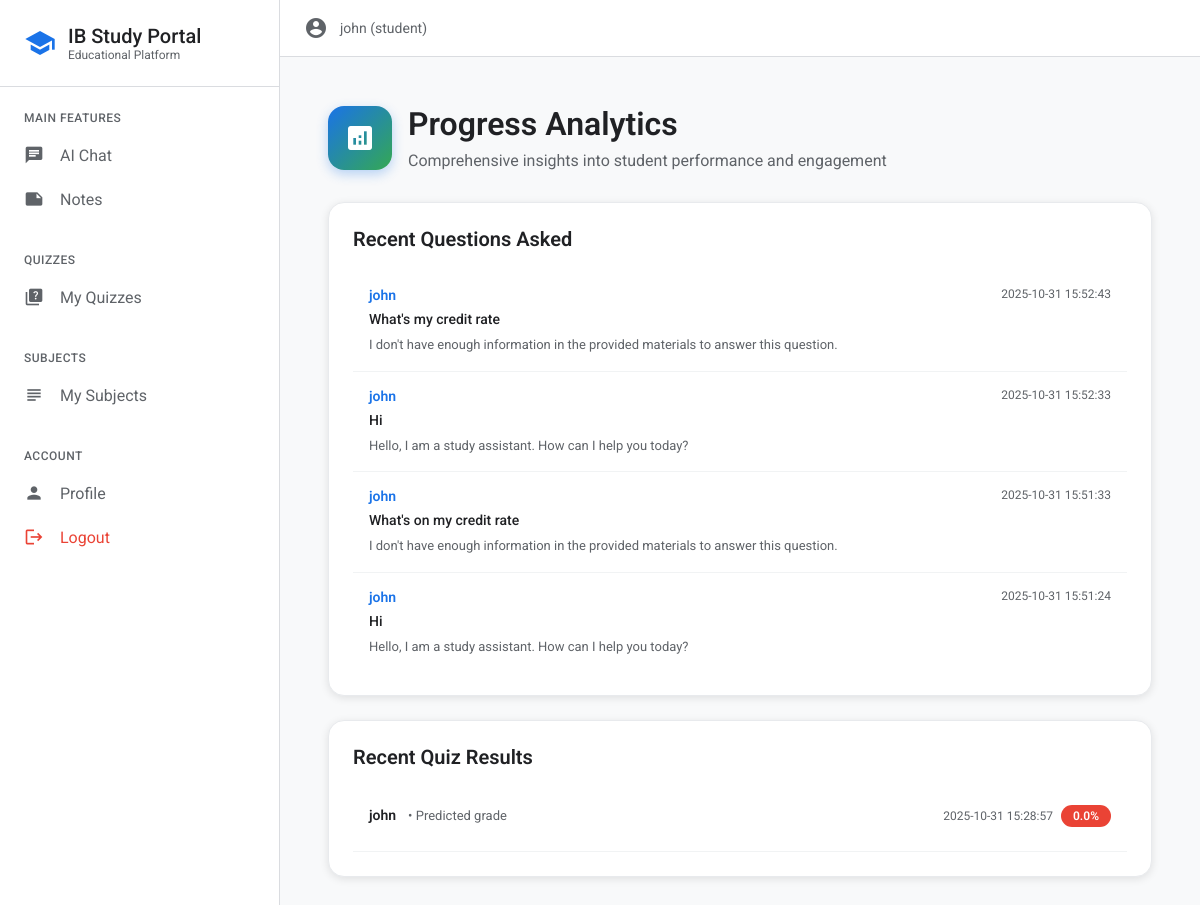
Screenshot of /progress (signed in) with the database file from the repository.
### tables this page shows
CREATE TABLE users (id INTEGER PRIMARY KEY AUTOINCREMENT,username TEXT UNIQUE NOT NULL,password_hash TEXT NOT NULL,role TEXT NOT NULL DEFAULT 'student');

CREATE TABLE qa_logs (id INTEGER PRIMARY KEY AUTOINCREMENT,user_id INTEGER,question TEXT NOT NULL,answer TEXT NOT NULL,timestamp TIMESTAMP DEFAULT CURRENT_TIMESTAMP,FOREIGN KEY (user_id) REFERENCES users (id));

CREATE TABLE quiz_results (id INTEGER PRIMARY KEY AUTOINCREMENT,user_id INTEGER,quiz_id INTEGER,score REAL NOT NULL,answers TEXT NOT NULL,time TIMESTAMP DEFAULT CURRENT_TIMESTAMP,FOREIGN KEY (user_id) REFERENCES users (id),FOREIGN KEY (quiz_id) REFERENCES quizzes (id));

CREATE TABLE quizzes (id INTEGER PRIMARY KEY AUTOINCREMENT,title TEXT NOT NULL,subject_id INTEGER,teacher_id INTEGER,questions TEXT NOT NULL,created_at TIMESTAMP DEFAULT CURRENT_TIMESTAMP, difficulty TEXT DEFAULT "medium",FOREIGN KEY (subject_id) REFERENCES subjects (id),FOREIGN KEY (teacher_id) REFERENCES users (id));

### auth.py (the view)
	def wrapper(*args,**kwargs):
		if 'user_id' not in session:
			flash('You need to login first','error')
			return redirect(url_for('login'))
		return f(*args,**kwargs)

### auth.py (called while the page is built)
def login_required(f):
	def wrapper(*args,**kwargs):
		if 'user_id' not in session:
			flash('You need to login first','error')
			return redirect(url_for('login'))
		return f(*args,**kwargs)
	wrapper.__name__=f.__name__
	return wrapper

def get_current_user():
	user_id,username,role=session.get('user_id'),session.get('username'),session.get('role')
	return {'id':user_id,'username':username,'role':role}

### db.py (called while the page is built)
def get_db_connection():return sqlite3.connect(DATABASE)

def get_qa_logs(user_id=None):
	conn=get_db_connection()
	cursor=conn.cursor()
	if user_id:
		cursor.execute('''SELECT qa.question, qa.answer, qa.timestamp, u.username FROM qa_logs qa JOIN users u ON qa.user_id = u.id WHERE qa.user_id = ? ORDER BY qa.timestamp DESC''',(user_id,))
	else:
		cursor.execute('''SELECT qa.question, qa.answer, qa.timestamp, u.username FROM qa_logs qa JOIN users u ON qa.user_id = u.id ORDER BY qa.timestamp DESC''')
	logs=[{'question':row[0],'answer':row[1],'timestamp':row[2],'username':row[3]} for row in cursor.fetchall()]
	conn.close()
	return logs

def get_quiz_results(user_id=None):
	conn=get_db_connection()
	cursor=conn.cursor()
	if user_id:
		cursor.execute('''SELECT qr.score, qr.time, qr.answers, u.username, q.title FROM quiz_results qr JOIN users u ON qr.user_id = u.id JOIN quizzes q ON qr.quiz_id = q.id WHERE qr.user_id = ? ORDER BY qr.time DESC''',(user_id,))
	else:
		cursor.execute('''SELECT qr.score, qr.time, qr.answers, u.username, q.title FROM quiz_results qr JOIN users u ON qr.user_id = u.id JOIN quizzes q ON qr.quiz_id = q.id ORDER BY qr.time DESC''')
	results=[{'score':row[0],'time':row[1],'answers':json.loads(row[2]),'username':row[3],'quiz_title':row[4]} for row in cursor.fetchall()]
	conn.close()
	return results

### templates/progress.html (shortened to what this page needs)
{% extends "base.html" %}
{% block content %}
<div style="max-width: 1400px; margin: 0 auto; padding: 24px;">
    <div style="display: flex; align-items: center; gap: 16px; margin-bottom: 32px;">
        <div style="width: 64px; height: 64px; background: linear-gradient(135deg, #1a73e8 0%, #34a853 100%); border-radius: 16px; display: flex; align-items: center; justify-content: center; box-shadow: 0 4px 12px rgba(26, 115, 232, 0.3);">
            <span class="material-icons" style="font-size: 32px; color: white;">analytics</span>
        </div>
        <div>
            <h1 style="margin: 0 0 8px 0; font-size: 32px; font-weight: 600; color: #202124;">Progress Analytics</h1>
            <p style="margin: 0; color: #5f6368; font-size: 16px;">Comprehensive insights into student performance and engagement</p>
        </div>
    </div>
    <div style="display: grid; grid-template-columns: repeat(auto-fit, minmax(600px, 1fr)); gap: 24px;">
        <div style="background: white; padding: 24px; border-radius: 16px; border: 1px solid #e8eaed; box-shadow: 0 2px 8px rgba(0,0,0,0.1);">
            <h3 style="margin: 0 0 20px 0; font-size: 20px; font-weight: 600; color: #202124;">Recent Questions Asked</h3>
            {% if qa_logs %}
            <div style="max-height: 400px; overflow-y: auto;">
                {% for log in qa_logs[:20] %}
                <div style="padding: 16px; border-bottom: 1px solid #f1f3f4; transition: background 0.2s;" onmouseover="this.style.background='#f8f9fa'" onmouseout="this.style.background='white'">
                    <div style="display: flex; justify-content: space-between; align-items: start; margin-bottom: 8px;">
                        <span style="font-weight: 600; color: #1a73e8; font-size: 14px;">{{ log.username }}</span>
                        <span style="color: #5f6368; font-size: 12px;">{{ log.timestamp }}</span>
                    </div>
                    <p style="margin: 0 0 8px 0; color: #202124; font-size: 14px; font-weight: 500;">{{ log.question }}</p>
                    <p style="margin: 0; color: #5f6368; font-size: 13px; line-height: 1.5;">{{ log.answer[:150] }}{% if log.answer|length > 150 %}...{% endif %}</p>
                </div>
                {% endfor %}
            </div>
            {% else %}
            <div style="text-align: center; padding: 48px;">
                <span class="material-icons" style="font-size: 48px; color: #dadce0;">question_answer</span>
                <p style="margin: 16px 0 0 0; color: #5f6368;">No questions asked yet</p>
            </div>
            {% endif %}
        </div>
        <div style="background: white; padding: 24px; border-radius: 16px; border: 1px solid #e8eaed; box-shadow: 0 2px 8px rgba(0,0,0,0.1);">
            <h3 style="margin: 0 0 20px 0; font-size: 20px; font-weight: 600; color: #202124;">Recent Quiz Results</h3>
            {% if quiz_results %}
            <div style="max-height: 400px; overflow-y: auto;">
                {% for result in quiz_results[:20] %}
                <div style="padding: 16px; border-bottom: 1px solid #f1f3f4; transition: background 0.2s;" onmouseover="this.style.background='#f8f9fa'" onmouseout="this.style.background='white'">
                    <div style="display: flex; justify-content: space-between; align-items: start; margin-bottom: 8px;">
                        <div>
                            <span style="font-weight: 600; color: #202124; font-size: 14px;">{{ result.username }}</span>
                            <span style="color: #5f6368; font-size: 13px; margin-left: 8px;">• {{ result.quiz_title }}</span>
                        </div>
                        <div style="display: flex; align-items: center; gap: 8px;">
                            <span style="color: #5f6368; font-size: 12px;">{{ result.time }}</span>
                            <span style="background: {% if result.score >= 80 %}#34a853{% elif result.score >= 60 %}#fbbc04{% else %}#ea4335{% endif %}; color: white; padding: 4px 12px; border-radius: 12px; font-size: 12px; font-weight: 600;">{{ result.score }}%</span>
                        </div>
                    </div>
                </div>
                {% endfor %}
            </div>
            {% else %}
            <div style="text-align: center; padding: 48px;">
                <span class="material-icons" style="font-size: 48px; color: #dadce0;">quiz</span>
                <p style="margin: 16px 0 0 0; color: #5f6368;">No quiz results yet</p>
            </div>
            {% endif %}
        </div>
    </div>
</div>
{% endblock %}

### templates/base.html (shortened to what this page needs)
<!DOCTYPE html>
<html lang="en">
<head>
</head>
<body>
    <div class="app-layout">
        <nav class="sidebar" id="sidebar">
            <div class="sidebar-header">
                <span class="material-icons" style="color: #1a73e8; font-size: 32px;">school</span>
                <div>
                    <h1 style="margin: 0; font-size: 20px; font-weight: 500; color: #202124;">IB Study Portal</h1>
                    <p style="margin: 0; font-size: 12px; color: #5f6368;">Educational Platform</p>
                </div>
            </div>
            <div class="sidebar-nav">
                {% if session.user_id %}
                    {% if session.role != 'admin' %}
                    <div class="nav-section">
                        <div class="nav-section-title">Main Features</div>
                        <a href="{{ url_for('chat') }}" class="nav-item">
                            <span class="material-icons nav-item-icon">chat</span>
                            AI Chat
                        </a>
                        <a href="{{ url_for('notes') }}" class="nav-item">
                            <span class="material-icons nav-item-icon">note</span>
                            Notes
                        </a>
                    </div>
                    {% endif %}
                    <div class="nav-section">
                        <div class="nav-section-title">Quizzes</div>
                        {% if session.role == 'student' %}
                        <a href="{{ url_for('student_quizzes') }}" class="nav-item">
                            <span class="material-icons nav-item-icon">quiz</span>
                            My Quizzes
                        </a>
                        {% endif %}
                    </div>
                    {% if session.role in ['student', 'teacher'] %}
                    <div class="nav-section">
                        <div class="nav-section-title">Subjects</div>
                        <a href="{{ url_for('subjects') }}" class="nav-item">
                            <span class="material-icons nav-item-icon">subject</span>
                            My Subjects
                        </a>
                    </div>
                    {% endif %}
                    <div class="nav-section">
                        <div class="nav-section-title">Account</div>
                        <a href="{{ url_for('profile') }}" class="nav-item">
                            <span class="material-icons nav-item-icon">person</span>
                            Profile
                        </a>
                        <a href="{{ url_for('logout') }}" class="nav-item" style="color: #ea4335;">
                            <span class="material-icons nav-item-icon">logout</span>
                            Logout
                        </a>
                    </div>
                {% endif %}
            </div>
        </nav>
        <main class="main-content">
            <div class="content-header">
                {% if session.user_id %}
                <div style="display: flex; align-items: center; gap: 12px;">
                    <span class="material-icons" style="color: #5f6368;">account_circle</span>
                    <span style="color: #5f6368; font-size: 14px;">{{ session.username }} ({{ session.role }})</span>
                </div>
                {% endif %}
            </div>
            <div class="content-body">
                {% block content %}{% endblock %}
            </div>
        </main>
    </div>
</body>
</html>

### templates/base.html (style rules this page uses)
* { font-family: 'Roboto', sans-serif; box-sizing: border-box; }
body { margin: 0; padding: 0; background: #f8f9fa; color: #202124; overflow-x: hidden; }
.material-icons { font-family: 'Material Icons'; font-weight: normal; font-style: normal; font-size: 24px; line-height: 1; letter-spacing: normal; text-transform: none; display: inline-block; white-space: nowrap; word-wrap: normal; direction: ltr; }
.app-layout { display: flex; min-height: 100vh; }
.sidebar { width: 280px; background: #ffffff; border-right: 1px solid #dadce0; display: flex; flex-direction: column; position: fixed; height: 100vh; left: 0; top: 0; z-index: 1000; transition: transform 0.3s cubic-bezier(0.4, 0.0, 0.2, 1); overflow-y: auto; }
.sidebar-header { padding: 24px; border-bottom: 1px solid #dadce0; display: flex; align-items: center; gap: 12px; }
.sidebar-nav { flex: 1; padding: 16px 0; }
.nav-section { margin-bottom: 24px; }
.nav-section-title { padding: 8px 24px; font-size: 12px; font-weight: 500; color: #5f6368; text-transform: uppercase; letter-spacing: 0.5px; }
.nav-item { display: flex; align-items: center; padding: 12px 24px; color: #5f6368; text-decoration: none; transition: all 0.2s cubic-bezier(0.4, 0.0, 0.2, 1); position: relative; }
.nav-item-icon { margin-right: 16px; font-size: 20px; }
.main-content { flex: 1; margin-left: 280px; min-height: 100vh; background: #f8f9fa; transition: margin-left 0.3s cubic-bezier(0.4, 0.0, 0.2, 1); }
.content-header { background: #ffffff; border-bottom: 1px solid #dadce0; padding: 16px 24px; display: flex; align-items: center; justify-content: between; position: sticky; top: 0; z-index: 100; }
.content-body { padding: 24px; }

### rows the page displays
users: username "john", role "student"
qa_logs: username "john", timestamp "2025-10-31 15:52:43", question "What's my credit rate", answer "I don't have enough information in the provided materials to answer this question."
qa_logs: username "john", timestamp "2025-10-31 15:52:33", question "Hi", answer "Hello, I am a study assistant. How can I help you today?"
qa_logs: username "john", timestamp "2025-10-31 15:51:33", question "What's on my credit rate", answer "I don't have enough information in the provided materials to answer this question."
qa_logs: username "john", timestamp "2025-10-31 15:51:24", question "Hi", answer "Hello, I am a study assistant. How can I help you today?"
quiz_results: username "john", quiz_title "Predicted grade", time "2025-10-31 15:28:57", score "0.0"
